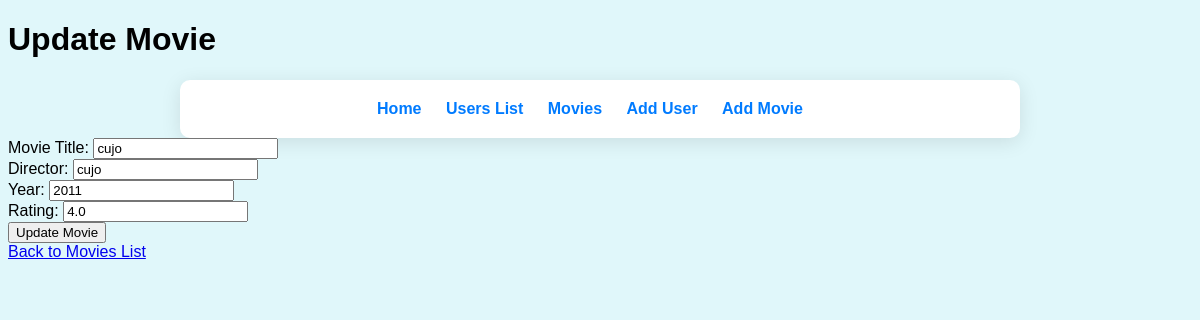
Page /users/4/update_movie/3 on the committed database.
### modelsDB.py (models this page shows)
class Movie(db.Model):
    id = db.Column(db.Integer, primary_key=True)
    name = db.Column(db.String(100), nullable=False)
    director = db.Column(db.String(100), nullable=False)
    year = db.Column(db.Integer, nullable=False)
    rating = db.Column(db.Float, nullable=False)
    user_id = db.Column(db.Integer, db.ForeignKey('user.id'), nullable=False)

### app.py (the view, shortened to what this page needs)
    @app.route('/users/<int:user_id>/update_movie/<int:movie_id>', methods=['GET', 'POST'])
    def update_movie(user_id, movie_id):
        movie = data_manager.get_movie(movie_id)
        if movie is None:
            return "Movie is not found", 404
        return render_template('update_movie.html', movie=movie, user_id=user_id)

### datamanager/sqlite_data_manager.py (called while the page is built)
    def get_movie(self, movie_id):
        with current_app.app_context():
            movie = Movie.query.get(movie_id)
            return movie if movie else None

### templates/update_movie.html (shortened to what this page needs)
<!DOCTYPE html>
<html lang="en">
<head>
    <link rel="stylesheet" href="{{ url_for('static', filename='styles.css') }}">
</head>
<body>
    <h1>Update Movie</h1>
    <div class="nav-container">
        <nav>
            <ul class="nav-list">
                <li><a href="{{ url_for('home') }}">Home</a></li>
                <li><a href="{{ url_for('list_users') }}">Users List</a></li>
                <li><a href="{{ url_for('user_movies', user_id=user_id) }}">Movies</a></li>
                <li><a href="{{ url_for('add_user') }}">Add User</a></li>
                <li><a href="{{ url_for('add_movie', user_id=user_id) }}">Add Movie</a></li>
            </ul>
        </nav>
    </div>
    <form method="post" action="{{ url_for('update_movie', user_id=user_id, movie_id=movie.id) }}">
        <label for="title">Movie Title:</label>
        <input type="text" id="title" name="title" value="{{ movie.name }}" required><br>
        <label for="director">Director:</label>
        <input type="text" id="director" name="director" value="{{ movie.director }}" required><br>
        <label for="year">Year:</label>
        <input type="number" id="year" name="year" value="{{ movie.year }}" required><br>
        <label for="rating">Rating:</label>
        <input type="number" id="rating" name="rating" value="{{ movie.rating }}" step="0.1" required><br>
        <button type="submit">Update Movie</button>
    </form>
    <a href="{{ url_for('user_movies', user_id=user_id) }}">Back to Movies List</a>
</body>
</html>

### static/styles.css (style rules this page uses)
body { font-family: Arial, sans-serif; background-color: #e0f7fa; }
.nav-container { background-color: #fff; padding: 20px; border-radius: 10px; box-shadow: 0 4px 20px rgba(0, 0, 0, 0.1); max-width: 800px; margin: 0 auto; transition: transform 0.3s; }
.nav-list { list-style-type: none; padding: 0; margin: 0; text-align: center; }
.nav-list li { display: inline; margin-right: 20px; }
.nav-list li a { text-decoration: none; color: #007BFF; font-weight: bold; }

### rows in the picture
Movie: title "cujo", director "cujo", year "2011", rating "4.0"
